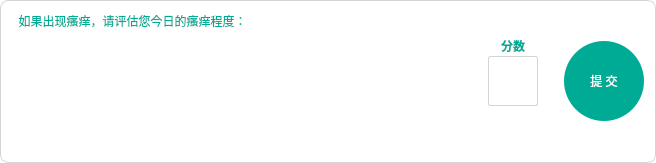
                     <widget class="QFrame" name="frame_25">
                      <property name="sizePolicy">
                       <sizepolicy hsizetype="Expanding" vsizetype="Fixed">
                        <horstretch>0</horstretch>
                        <verstretch>0</verstretch>
                       </sizepolicy>
                      </property>
                      <property name="minimumSize">
                       <size>
                        <width>0</width>
                        <height>163</height>
                       </size>
                      </property>
                      <property name="maximumSize">
                       <size>
                        <width>16777215</width>
                        <height>163</height>
                       </size>
                      </property>
                      <property name="styleSheet">
                       <string notr="true">QFrame{
background-color: #fff;
border:1px solid #d5d5d5;
border-radius:8px;
}</string>
                      </property>
                      <property name="frameShape">
                       <enum>QFrame::StyledPanel</enum>
                      </property>
                      <property name="frameShadow">
                       <enum>QFrame::Raised</enum>
                      </property>
                      <layout class="QHBoxLayout" name="horizontalLayout_24">
                       <item>
                        <layout class="QVBoxLayout" name="verticalLayout_58">
                         <item>
                          <widget class="QLabel" name="label_2">
                           <property name="styleSheet">
                            <string notr="true">color: rgb(0,171,149);
border:0;
font: 10pt &quot;微软雅黑&quot;;</string>
                           </property>
                           <property name="text">
                            <string>  如果出现瘙痒，请评估您今日的瘙痒程度：</string>
                           </property>
                          </widget>
                         </item>
                         <item>
                          <layout class="QHBoxLayout" name="horizontalLayout_14">
                           <item>
                            <widget class="QTableWidget" name="ratingWidget">
                             <property name="sizePolicy">
                              <sizepolicy hsizetype="Fixed" vsizetype="Fixed">
                               <horstretch>0</horstretch>
                               <verstretch>0</verstretch>
                              </sizepolicy>
                             </property>
                             <property name="minimumSize">
                              <size>
                               <width>430</width>
                               <height>110</height>
                              </size>
                             </property>
                             <property name="maximumSize">
                              <size>
                               <width>430</width>
                               <height>110</height>
                              </size>
                             </property>
                             <property name="styleSheet">
                              <string notr="true">border:0;</string>
                             </property>
                            </widget>
                           </item>
                           <item>
                            <spacer name="horizontalSpacer_78">
                             <property name="orientation">
                              <enum>Qt::Horizontal</enum>
                             </property>
                             <property name="sizeHint" stdset="0">
                              <size>
                               <width>40</width>
                               <height>20</height>
                              </size>
                             </property>
                            </spacer>
                           </item>
                           <item>
                            <layout class="QVBoxLayout" name="verticalLayout_56">
                             <property name="spacing">
                              <number>0</number>
                             </property>
                             <item>
                              <widget class="QLabel" name="label_12">
                               <property name="sizePolicy">
                                <sizepolicy hsizetype="Fixed" vsizetype="Fixed">
                                 <horstretch>0</horstretch>
                                 <verstretch>0</verstretch>
                                </sizepolicy>
                               </property>
                               <property name="minimumSize">
                                <size>
                                 <width>50</width>
                                 <height>20</height>
                                </size>
                               </property>
                               <property name="maximumSize">
                                <size>
                                 <width>50</width>
                                 <height>20</height>
                                </size>
                               </property>
                               <property name="styleSheet">
                                <string notr="true">border:0;
font: 9pt &quot;微软雅黑&quot;;
border-radius:0;
color: rgb(0,171,149);
font-weight:bold;</string>
                               </property>
                               <property name="text">
                                <string>分数</string>
                               </property>
                               <property name="alignment">
                                <set>Qt::AlignCenter</set>
                               </property>
                              </widget>
                             </item>
                             <item>
                              <widget class="QLabel" name="itchGrade_label">
                               <property name="sizePolicy">
                                <sizepolicy hsizetype="Fixed" vsizetype="Fixed">
                                 <horstretch>0</horstretch>
                                 <verstretch>0</verstretch>
                                </sizepolicy>
                               </property>
                               <property name="minimumSize">
                                <size>
                                 <width>50</width>
                                 <height>50</height>
                                </size>
                               </property>
                               <property name="maximumSize">
                                <size>
                                 <width>50</width>
                                 <height>50</height>
                                </size>
                               </property>
                               <property name="styleSheet">
                                <string notr="true">font: 75 18pt &quot;微软雅黑&quot;;
color: rgb(0,171,149);
font-weight:bold;
border-radius:2px;</string>
                               </property>
                               <property name="text">
                                <string/>
                               </property>
                               <property name="alignment">
                                <set>Qt::AlignCenter</set>
                               </property>
                              </widget>
                             </item>
                             <item>
                              <spacer name="verticalSpacer_13">
                               <property name="orientation">
                                <enum>Qt::Vertical</enum>
                               </property>
                               <property name="sizeHint" stdset="0">
                                <size>
                                 <width>20</width>
                                 <height>40</height>
                                </size>
                               </property>
                              </spacer>
                             </item>
                            </layout>
                           </item>
                           <item>
                            <spacer name="horizontalSpacer_82">
                             <property name="orientation">
                              <enum>Qt::Horizontal</enum>
                             </property>
                             <property name="sizeType">
                              <enum>QSizePolicy::Fixed</enum>
                             </property>
                             <property name="sizeHint" stdset="0">
                              <size>
                               <width>20</width>
                               <height>20</height>
                              </size>
                             </property>
                            </spacer>
                           </item>
                          </layout>
                         </item>
                        </layout>
                       </item>
                       <item>
                        <widget class="QPushButton" name="subItch_btn">
                         <property name="sizePolicy">
                          <sizepolicy hsizetype="Fixed" vsizetype="Fixed">
                           <horstretch>0</horstretch>
                           <verstretch>0</verstretch>
                          </sizepolicy>
                         </property>
                         <property name="minimumSize">
                          <size>
                           <width>80</width>
                           <height>80</height>
                          </size>
                         </property>
                         <property name="maximumSize">
                          <size>
                           <width>80</width>
                           <height>80</height>
                          </size>
                         </property>
                         <property name="cursor">
                          <cursorShape>PointingHandCursor</cursorShape>
                         </property>
                         <property name="styleSheet">
                          <string notr="true">QPushButton{
background-color:rgb(0,171,149);
color: rgb(255, 255, 255);
border-radius:40px;
font: 10pt &quot;微软雅黑&quot;;
}

QPushButton:hover{
background-color:rgba(0,171,149, 0.9);
}

QPushButton:disabled{
background-color:rgba(0,171,149, 0.5);
}</string>
                         </property>
                         <property name="text">
                          <string>提 交</string>
                         </property>
                        </widget>
                       </item>
                      </layout>
                     </widget>
